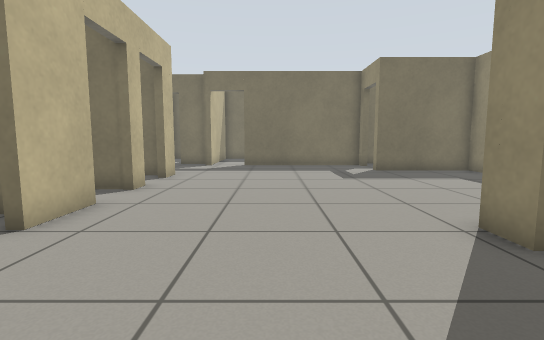
view 1 (above)

19 first-person views from a walk through a robot-simulator world made for Gazebo. The camera is 0.72 m above the floor, tilts 6° down and sees 85° across. The floor is counted in squares, 0.5 m on a side. Each view is taken from the middle of a square. On the plan, view 1 faces up. The plan holds only what a view shows up to about 14 squares ahead; the rest is blank.

view 2
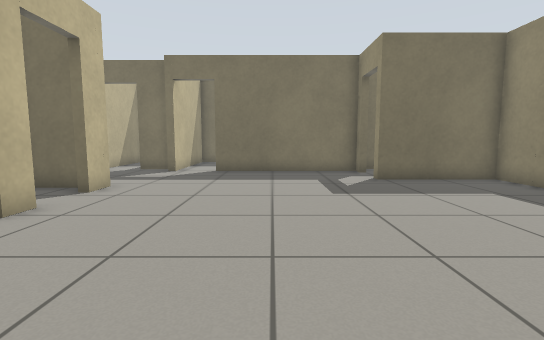

view 3
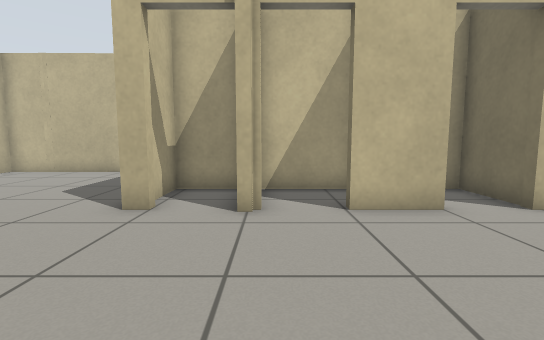

view 4
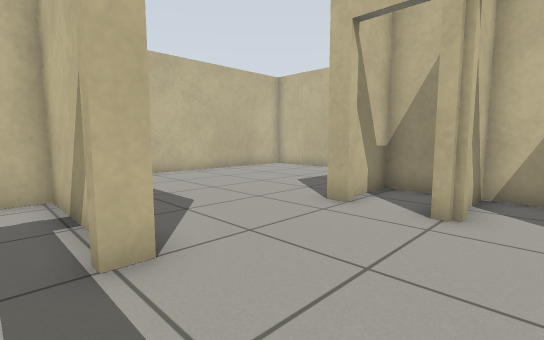

view 5
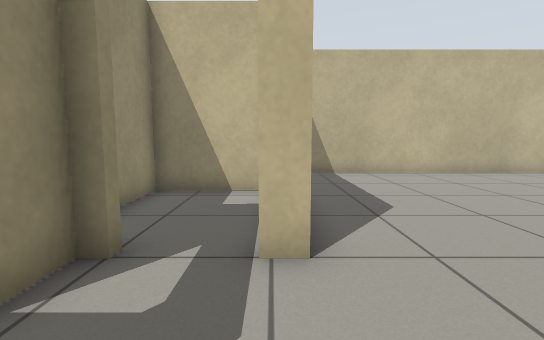

view 6
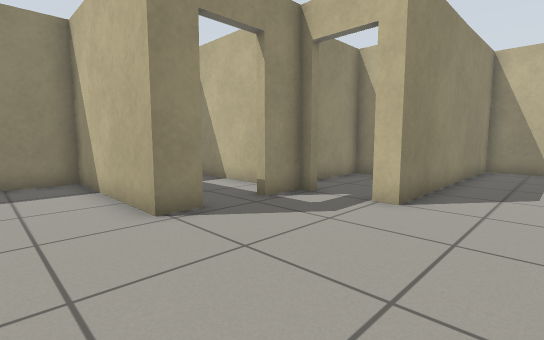

view 7
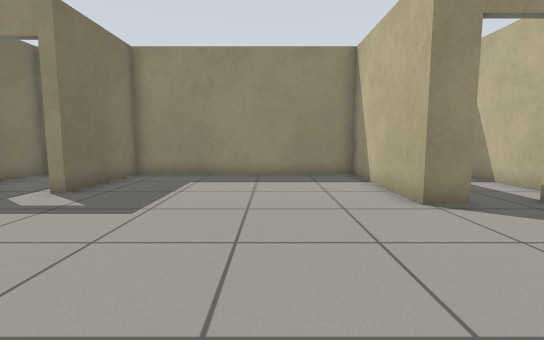

view 8
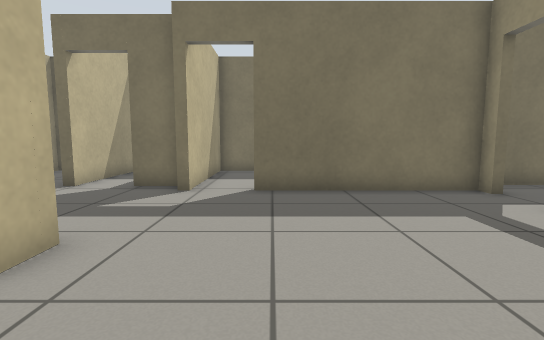

view 9
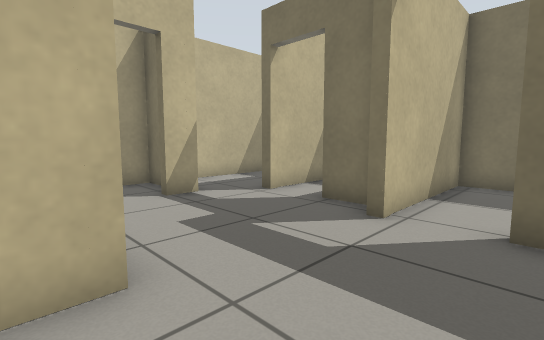

view 10
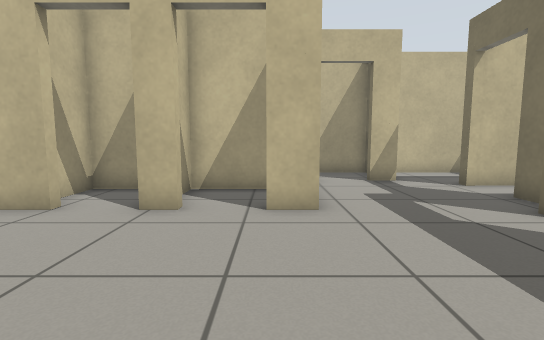

view 11
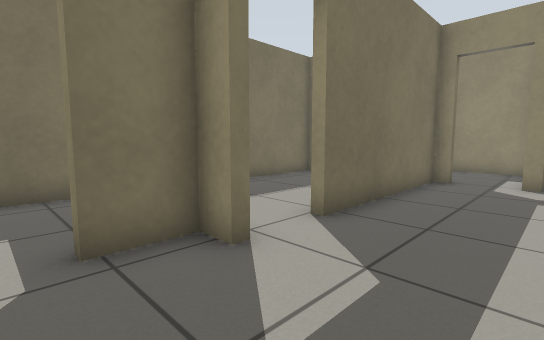

view 12
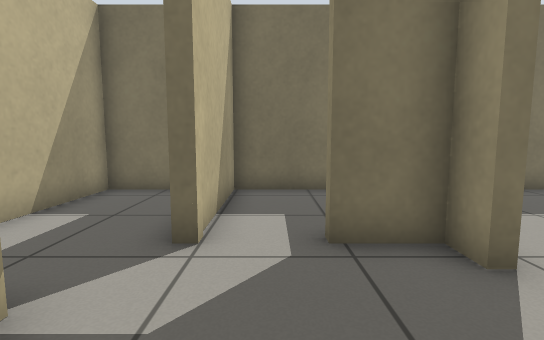

view 13
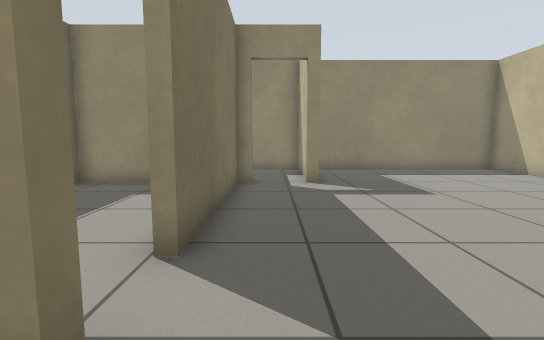

view 14
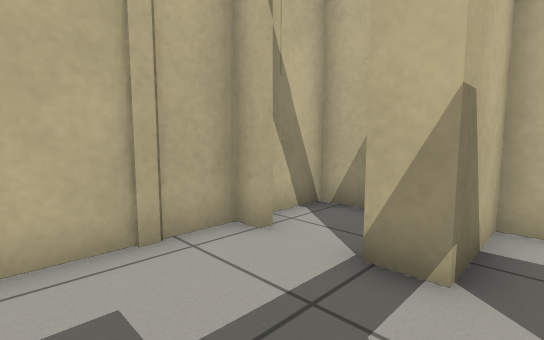

view 15
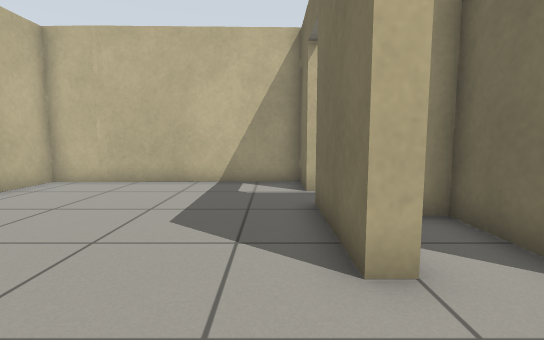

view 16
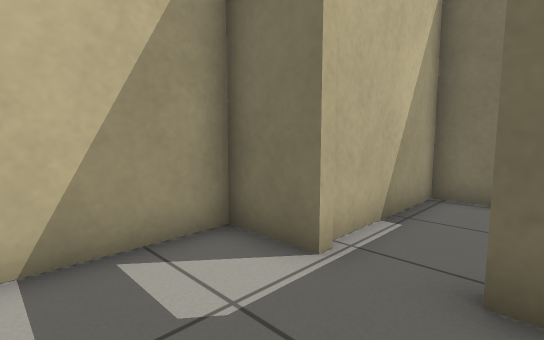

view 17
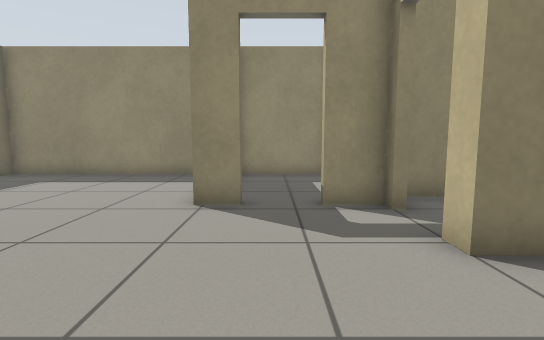

view 18
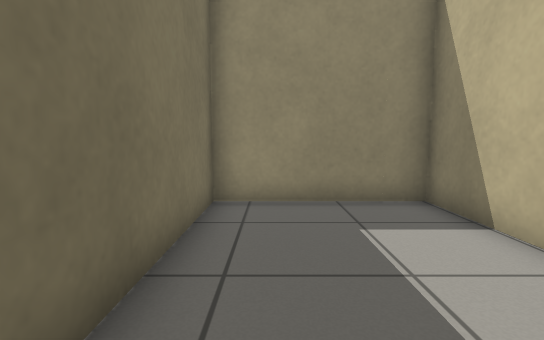

view 19
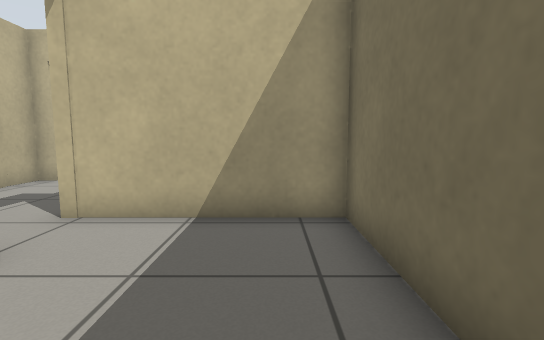

### Floor plan
Points are (right, up) in squares from view 1. A wall is a line through its corners. A room is listed if a view was taken in it or the views show most of it. See-through windows are left out.
Room 1 (views 1, 15, 16)
walls: (-3.9, 0.6) (-3.9, 0) (-7.5, 0); (-9.1, 0) (-11, 0) (-10.8, -8.3) (0.5, -8.3) (0.5, 0.5) (1.3, 0.5)
ways out: opening at (-1, 1) to room 2; open door at (-8.5, 0) to room 6; open door at (2.3, 0.3) to room 8
Room 2 (views 2, 3, 4, 5, 6, 7, 8, 9, 10, 11, 12, 13, 14, 17)
walls: (-3.9, 9.1) (-3.9, 8.4); (-3.9, 6.6) (-3.9, 4.5); (-3.9, 12) (-3.9, 10.9); (3.4, 3.7) (3.4, 4.7) (8.9, 4.7) (8.9, 13.4) (4.7, 13.4) (4.7, 13.7); (4.7, 16.1) (-1.5, 16.1); (-3.6, 16.1) (-3.6, 17) (-5.2, 17); (3.4, 0.5) (3.4, 1.9); (-8.2, 12) (-5, 12); (-8.2, 15.3) (-8.2, 14.3); (-7.1, 17) (-7.5, 17)
ways out: opening at (-1, 1) to room 1; open door at (-2.5, 16) to room 3; opening at (-8, 16) to room 4; open door at (-6.5, 17) to room 4; open door at (3.5, 2.5) to room 5; open door at (5, 14.5) to room 9; open door at (-4, 9) to room 11; open door at (-8, 13.5) to room 12; open door at (-4, 2.5) to room 13
Room 3 (views 18, 19)
walls: (1.7, 16.4) (4.7, 16.4) (4.7, 21.4) (-3.3, 21.4) (-3.3, 16.1)
ways out: open door at (-2.5, 16) to room 2
Room 4 (no view inside)
walls: (-8.9, 21.4) (-10.7, 21.4) (-10.7, 15.3) (-8.2, 15.3)
ways out: opening at (-8, 16) to room 2; open door at (-6.5, 17) to room 2
Room 5 (no view inside)
walls: (5, 0.5) (8.5, 0.5); (8.9, 0.9) (8.9, 4.2)
ways out: open door at (3.5, 2.5) to room 2
Room 6 (no view inside)
walls: (-8, 4.7) (-9.3, 4.7) (-9.3, 0.5)
ways out: open door at (-8.5, 0) to room 1
Room 7 (no view inside)
walls: (-4.4, 21.4) (-7.1, 21.4) (-7.1, 17)
Room 8 (no view inside)
walls: (0.8, -1.1) (0.8, -4.1) (4.2, -4.1) (4.2, -0.3)
ways out: open door at (2.3, 0.3) to room 1
Room 9 (no view inside)
walls: (4.7, 13.7) (8.9, 13.7) (8.9, 17.1) (5.5, 17.1)
ways out: open door at (5, 14.5) to room 2
Room 10 (no view inside)
walls: (-6.5, 5.2) (-6.5, 2.6) (-5, 2.6)
Room 11 (no view inside)
walls: (-6.5, 10.9) (-6.5, 8.7) (-5.5, 8.7); (-4.5, 11.7) (-6, 11.7)
ways out: open door at (-4, 9) to room 2
Room 12 (no view inside)
walls: (-9.8, 15) (-10.7, 15) (-10.7, 12) (-9, 12)
ways out: open door at (-8, 13.5) to room 2
Room 13 (no view inside)
walls: (-4.5, 2.3) (-6.5, 2.3) (-6.5, 0.3) (-4.6, 0.3)
ways out: open door at (-4, 2.5) to room 2
Room 14 (no view inside)
walls: (-3.9, 8.4) (-6.5, 8.4) (-6.5, 5.9) (-5, 5.9)

Positions as (right, up) in squares from view 1, and headings:
1: (0, 0), facing up
2: (1, 3), facing up
3: (2, 3), facing left
4: (2, 4), facing down-left
5: (1, 4), facing down
6: (-2, 7), facing down-right
7: (-3, 8), facing right
8: (-1, 8), facing up
9: (-1, 11), facing up-left
10: (2, 11), facing left
11: (-6, 13), facing up-right
12: (-6, 13), facing up
13: (-5, 15), facing right
14: (-5, 16), facing down-left
15: (-1, -1), facing left
16: (-7, -3), facing up-left
17: (-3, 3), facing right
18: (-2, 20), facing right
19: (2, 20), facing left
